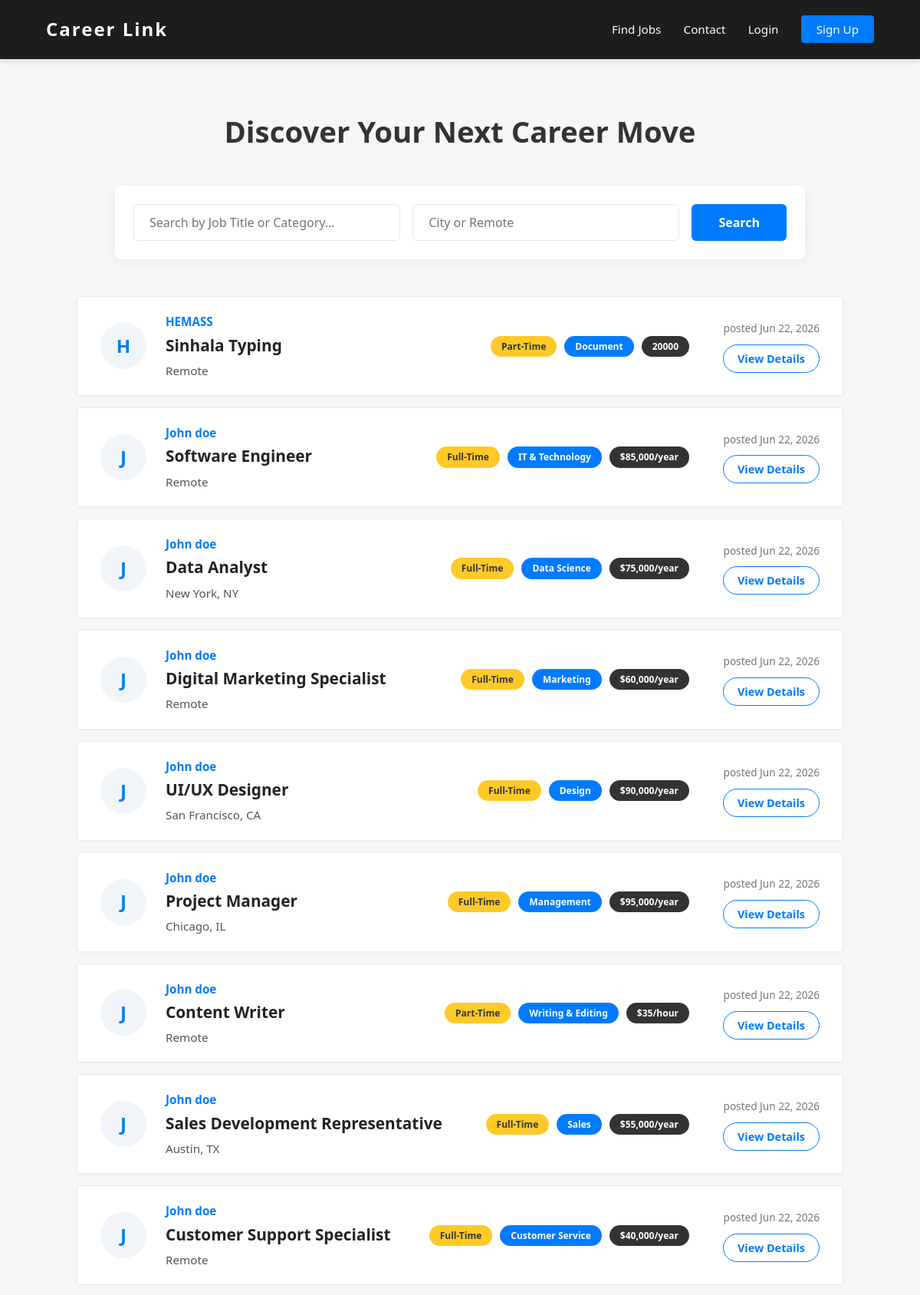
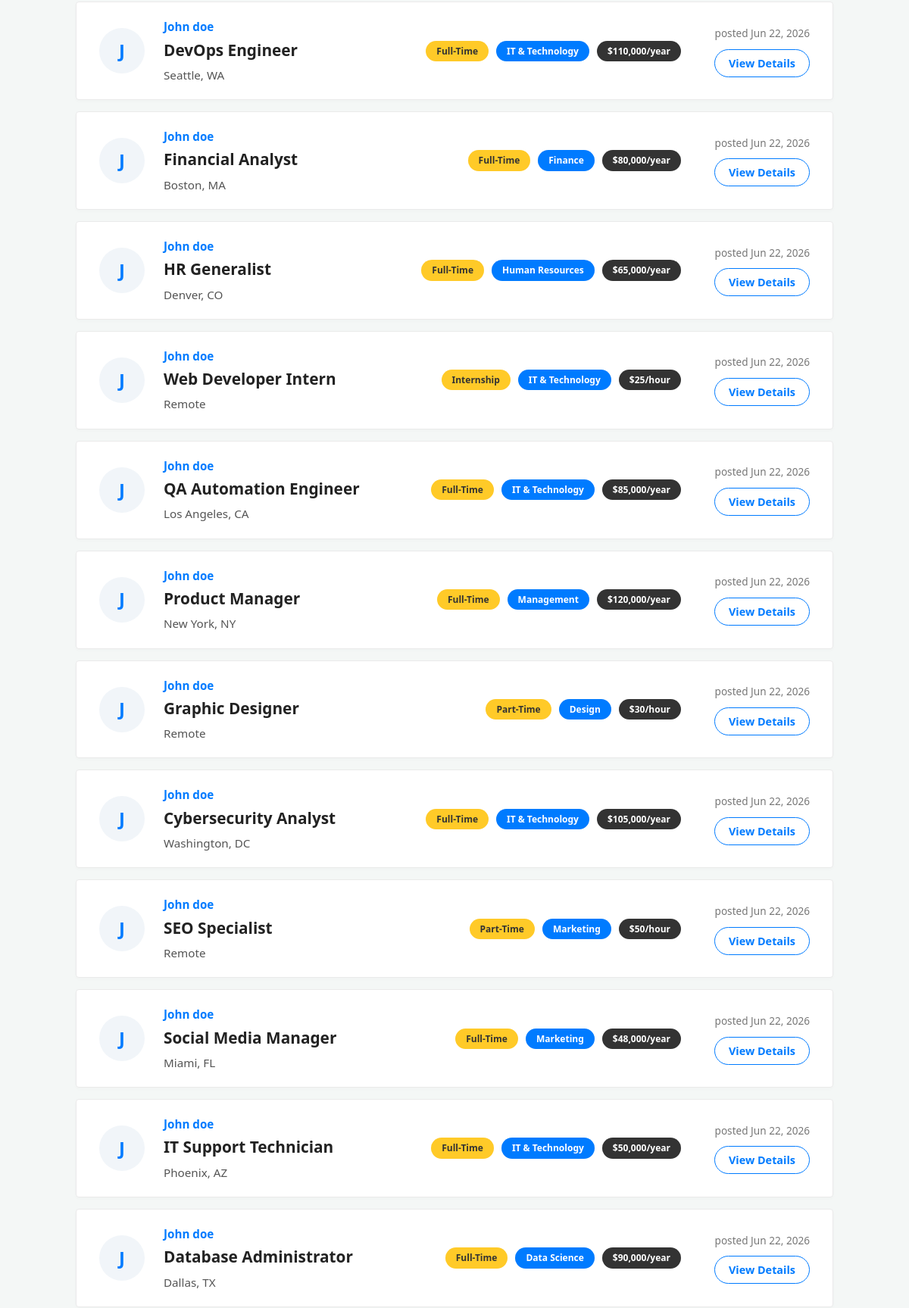
Page /jobs/index.php (upper part) on the committed database (2 pictures, top to bottom).
### tables this page shows
CREATE TABLE `jobs` (
  `id` int(11) NOT NULL,
  `employer_id` int(11) NOT NULL,
  `title` varchar(255) NOT NULL,
  `category` varchar(100) NOT NULL,
  `location` varchar(100) NOT NULL,
  `salary` varchar(100) NOT NULL,
  `job_type` enum('Full-Time','Part-Time','Internship','Contract') NOT NULL,
  `description` text NOT NULL,
  `status` enum('pending','approved','rejected') DEFAULT 'pending',
  `created_at` timestamp NOT NULL DEFAULT current_timestamp()
);

CREATE TABLE `users` (
  `id` int(11) NOT NULL,
  `name` varchar(100) NOT NULL,
  `email` varchar(100) NOT NULL,
  `password` varchar(255) NOT NULL,
  `role` enum('seeker','employer','admin') NOT NULL,
  `created_at` timestamp NOT NULL DEFAULT current_timestamp()
);

### jobs/index.php (the view, shortened to what this page needs)
<?php
require_once '../config/db_connect.php';
function timeAgo($timestamp) {
    $time_ago = strtotime($timestamp);
    $current_time = time();
    $time_difference = $current_time - $time_ago;
    $seconds = $time_difference;
    $minutes = round($seconds / 60);
    $hours   = round($seconds / 3600);
    $days    = round($seconds / 86400);
    if($seconds <= 60) { return "Just now"; }
    else if($minutes <= 60) { return "$minutes mins ago"; }
    else if($hours <= 24) { return "$hours hours ago"; }
    else if($days <= 7) { return "$days days ago"; }
    else { return date('M j, Y', $time_ago); }
}
$search = $_GET['search'] ?? '';
$location = $_GET['location'] ?? '';
$query = "
    SELECT jobs.*, users.name AS employer_name
    FROM jobs
    JOIN users ON jobs.employer_id = users.id
    WHERE jobs.status = 'approved'
";
$params = [];
$query .= " ORDER BY jobs.created_at DESC";
$stmt = $pdo->prepare($query);
$stmt->execute($params);
$active_jobs = $stmt->fetchAll();
include '../includes/header.php';
?>
<main style="padding: 4rem 5%; min-height: 75vh;">
    <div class="page-header">
        <h2>Discover Your Next Career Move</h2>
    </div>
    <form method="GET" action="" class="modern-search-box">
        <input type="text" name="search" placeholder="Search by Job Title or Category..." value="<?php echo htmlspecialchars($search); ?>">
        <input type="text" name="location" placeholder="City or Remote" value="<?php echo htmlspecialchars($location); ?>">
        <button type="submit">Search</button>
    </form>
    <div class="job-list-container">
        <?php if(count($active_jobs) > 0): ?>
            <?php foreach($active_jobs as $job): ?>
                <div class="list-job-card">
                    <div class="job-logo">
                        <?php echo strtoupper(substr($job['employer_name'], 0, 1)); ?>
                    </div>
                    <div class="job-details">
                        <div class="job-company"><?php echo htmlspecialchars($job['employer_name']); ?></div>
                        <div class="job-title"><?php echo htmlspecialchars($job['title']); ?></div>
                        <div class="job-location"><?php echo htmlspecialchars($job['location']); ?></div>
                    </div>
                    <div class="job-tags">
                        <span class="tag tag-1"><?php echo htmlspecialchars($job['job_type']); ?></span>
                        <span class="tag tag-2"><?php echo htmlspecialchars($job['category']); ?></span>
                        <span class="tag tag-3"><?php echo htmlspecialchars($job['salary']); ?></span>
                    </div>
                    <div class="job-action">
                        <span class="time-posted">posted <?php echo timeAgo($job['created_at']); ?></span>
                        <a href="details.php?id=<?php echo $job['id']; ?>" class="btn-apply-outline">View Details</a>
                    </div>
                </div>
            <?php endforeach; ?>
        <?php endif; ?>
    </div>
</main>
<?php include '../includes/footer.php'; ?>

### assets/css/style.css (style rules this page uses)
:root { --primary-color: #007bff; --secondary-color: #ff9800; --text-dark: #333333; --text-light: #666666; --bg-light: #f4f7f6; --white: #ffffff; --border-radius: 4px; --box-shadow: 0 4px 6px rgba(0,0,0,0.1); }
* { margin: 0; padding: 0; box-sizing: border-box; font-family: 'Segoe UI', Tahoma, Geneva, Verdana, sans-serif; }
body { background-color: var(--bg-light); color: var(--text-dark); line-height: 1.6; display: flex; flex-direction: column; min-height: 100vh; }

### jobs/index.php (style rules this page uses)
body { background-color: #f4f7f6; }
.page-header { text-align: center; margin-bottom: 2.5rem; }
.page-header h2 { font-size: 2.4rem; color: var(--text-dark); font-weight: 800; }
.modern-search-box { background: var(--white); padding: 1.5rem; border-radius: 8px; box-shadow: 0 4px 15px rgba(0,0,0,0.05); max-width: 900px; margin: 0 auto 3rem auto; display: flex; gap: 1rem; }
.modern-search-box input { flex: 1; padding: 12px 20px; border: 1px solid #e2e8f0; border-radius: 6px; font-size: 1rem; }
.modern-search-box button { background-color: var(--primary-color); color: white; border: none; padding: 12px 35px; border-radius: 6px; font-size: 1rem; font-weight: bold; cursor: pointer; }
.job-list-container { display: flex; flex-direction: column; gap: 15px; max-width: 1000px; margin: 0 auto; }
.list-job-card { background: #ffffff; padding: 20px 30px; border-radius: 4px; border: 1px solid #eaeaea; display: flex; align-items: center; box-shadow: 0 2px 4px rgba(0,0,0,0.02); transition: box-shadow 0.2s, transform 0.2s; }
.job-logo { width: 60px; height: 60px; background: #f1f5f9; color: var(--primary-color); font-size: 1.5rem; font-weight: bold; border-radius: 50%; display: flex; justify-content: center; align-items: center; margin-right: 25px; flex-shrink: 0; }
.job-details { flex: 1; }
.job-company { color: #007bff; font-weight: 700; font-size: 0.95rem; margin-bottom: 2px; }
.job-title { font-size: 1.3rem; font-weight: 700; color: #222; margin-bottom: 4px; }
.job-location { color: #555; font-size: 0.95rem; }
.job-tags { display: flex; gap: 10px; margin: 0 30px; }
.tag { padding: 4px 14px; border-radius: 20px; font-size: 0.75rem; font-weight: bold; color: #fff; }
.tag-1 { background-color: #ffca28; color: #333; }
.tag-2 { background-color: #007bff; }
.tag-3 { background-color: #333333; }
.job-action { text-align: right; min-width: 140px; }
.time-posted { display: block; font-size: 0.85rem; color: #777; margin-bottom: 10px; }
.btn-apply-outline { border: 1px solid var(--primary-color); color: var(--primary-color); padding: 6px 18px; border-radius: 20px; text-decoration: none; font-size: 0.9rem; font-weight: 600; transition: 0.3s; display: inline-block; }

### rows in the picture
jobs: employer.name "H", employer.name "HEMASS", title "Sinhala Typing", location "Remote", job_type "Part-Time", category "Document", salary "20000", created_at "Jun 22, 2026"
jobs: employer.name "J", employer.name "John doe", title "Software Engineer", location "Remote", job_type "Full-Time", category "IT & Technology", salary "$85,000/year", created_at "Jun 22, 2026"
jobs: employer.name "J", employer.name "John doe", title "Data Analyst", location "New York, NY", job_type "Full-Time", category "Data Science", salary "$75,000/year", created_at "Jun 22, 2026"
jobs: employer.name "J", employer.name "John doe", title "Digital Marketing Specialist", location "Remote", job_type "Full-Time", category "Marketing", salary "$60,000/year", created_at "Jun 22, 2026"
jobs: employer.name "J", employer.name "John doe", title "UI/UX Designer", location "San Francisco, CA", job_type "Full-Time", category "Design", salary "$90,000/year", created_at "Jun 22, 2026"
jobs: employer.name "J", employer.name "John doe", title "Project Manager", location "Chicago, IL", job_type "Full-Time", category "Management", salary "$95,000/year", created_at "Jun 22, 2026"
jobs: employer.name "J", employer.name "John doe", title "Content Writer", location "Remote", job_type "Part-Time", category "Writing & Editing", salary "$35/hour", created_at "Jun 22, 2026"
jobs: employer.name "J", employer.name "John doe", title "Sales Development Representative", location "Austin, TX", job_type "Full-Time", category "Sales", salary "$55,000/year", created_at "Jun 22, 2026"
jobs: employer.name "J", employer.name "John doe", title "Customer Support Specialist", location "Remote", job_type "Full-Time", category "Customer Service", salary "$40,000/year", created_at "Jun 22, 2026"
jobs: employer.name "J", employer.name "John doe", title "DevOps Engineer", location "Seattle, WA", job_type "Full-Time", category "IT & Technology", salary "$110,000/year", created_at "Jun 22, 2026"
jobs: employer.name "J", employer.name "John doe", title "Financial Analyst", location "Boston, MA", job_type "Full-Time", category "Finance", salary "$80,000/year", created_at "Jun 22, 2026"
jobs: employer.name "J", employer.name "John doe", title "HR Generalist", location "Denver, CO", job_type "Full-Time", category "Human Resources", salary "$65,000/year", created_at "Jun 22, 2026"
jobs: employer.name "J", employer.name "John doe", title "Web Developer Intern", location "Remote", job_type "Internship", category "IT & Technology", salary "$25/hour", created_at "Jun 22, 2026"
jobs: employer.name "J", employer.name "John doe", title "QA Automation Engineer", location "Los Angeles, CA", job_type "Full-Time", category "IT & Technology", salary "$85,000/year", created_at "Jun 22, 2026"
jobs: employer.name "J", employer.name "John doe", title "Product Manager", location "New York, NY", job_type "Full-Time", category "Management", salary "$120,000/year", created_at "Jun 22, 2026"
jobs: employer.name "J", employer.name "John doe", title "Graphic Designer", location "Remote", job_type "Part-Time", category "Design", salary "$30/hour", created_at "Jun 22, 2026"
jobs: employer.name "J", employer.name "John doe", title "Cybersecurity Analyst", location "Washington, DC", job_type "Full-Time", category "IT & Technology", salary "$105,000/year", created_at "Jun 22, 2026"
jobs: employer.name "J", employer.name "John doe", title "SEO Specialist", location "Remote", job_type "Part-Time", category "Marketing", salary "$50/hour", created_at "Jun 22, 2026"
jobs: employer.name "J", employer.name "John doe", title "Social Media Manager", location "Miami, FL", job_type "Full-Time", category "Marketing", salary "$48,000/year", created_at "Jun 22, 2026"
jobs: employer.name "J", employer.name "John doe", title "IT Support Technician", location "Phoenix, AZ", job_type "Full-Time", category "IT & Technology", salary "$50,000/year", created_at "Jun 22, 2026"
jobs: employer.name "J", employer.name "John doe", title "Database Administrator", location "Dallas, TX", job_type "Full-Time", category "Data Science", salary "$90,000/year", created_at "Jun 22, 2026"
